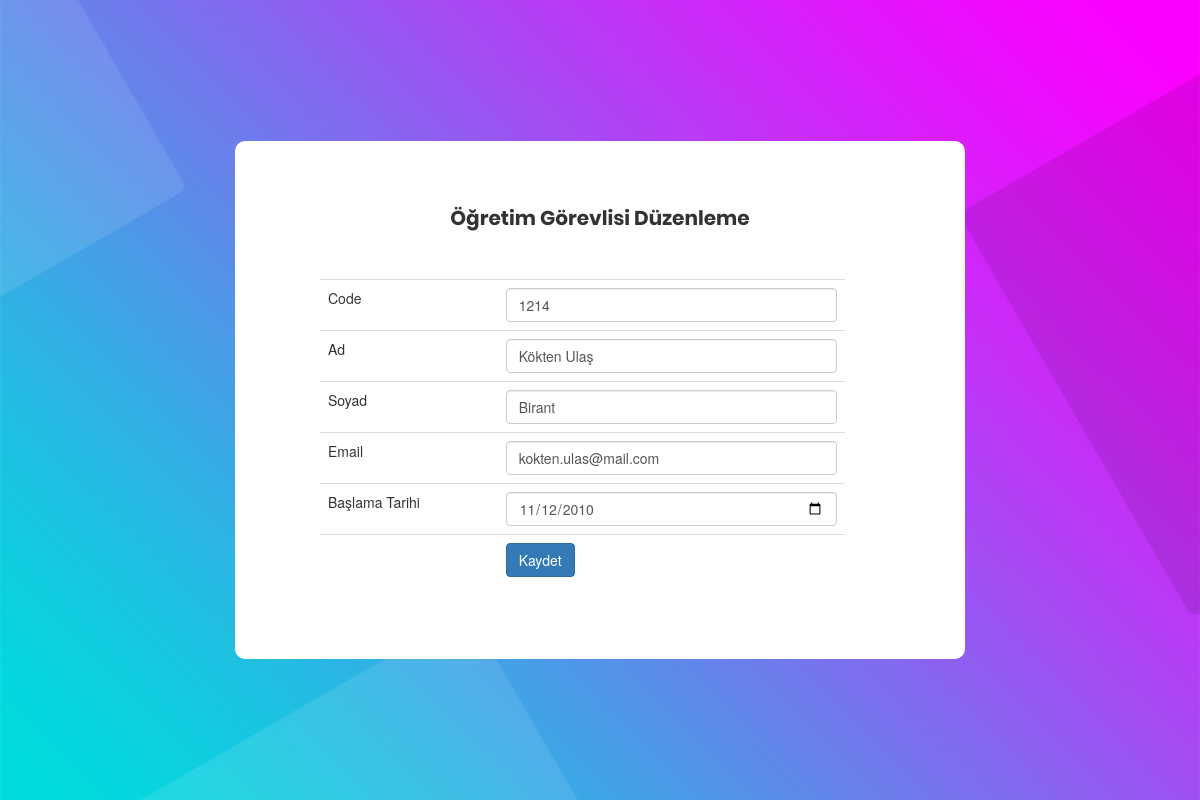
Page /facultymember_duzenle.php?id=3 on the committed database.
### tables this page shows
CREATE TABLE IF NOT EXISTS `facultymember` (
  `id` int(11) NOT NULL AUTO_INCREMENT,
  `code` varchar(255) NOT NULL,
  `name` varchar(255) NOT NULL,
  `surname` varchar(255) NOT NULL,
  `email` varchar(255) NOT NULL,
  `startdate` date NOT NULL,
  PRIMARY KEY (`id`),
  UNIQUE KEY `CODE` (`code`)
);

### facultymember_duzenle.php (the view, shortened to what this page needs)
<?php
include("db.php");
?>
<!doctype html>
<html lang="en">
<head>
	<link rel="stylesheet" type="text/css" href="vendor/bootstrap/css/bootstrap.min.css">
	<link rel="stylesheet" type="text/css" href="fonts/font-awesome-4.7.0/css/font-awesome.min.css">
	<link rel="stylesheet" type="text/css" href="fonts/iconic/css/material-design-iconic-font.min.css">
	<link rel="stylesheet" type="text/css" href="vendor/animate/animate.css">
	<link rel="stylesheet" type="text/css" href="vendor/css-hamburgers/hamburgers.min.css">
	<link rel="stylesheet" type="text/css" href="vendor/animsition/css/animsition.min.css">
	<link rel="stylesheet" type="text/css" href="vendor/select2/select2.min.css">
	<link rel="stylesheet" type="text/css" href="vendor/daterangepicker/daterangepicker.css">
	<link rel="stylesheet" type="text/css" href="css/util.css">
	<link rel="stylesheet" type="text/css" href="css/main.css">
<link rel="stylesheet" href="https://maxcdn.bootstrapcdn.com/font-awesome/4.7.0/css/font-awesome.min.css">
<link rel="stylesheet" href="https://maxcdn.bootstrapcdn.com/bootstrap/3.3.7/css/bootstrap.min.css">
</head>
<body>
		<div class="container-login100" style="background-image: url('images/bg-01.jpg');">
			<div style="width: 730px;" class="wrap-login100 p-l-55 p-r-55 p-t-65 p-b-54">
					<?php
					$sorgu = $con->query("SELECT * FROM facultymember WHERE id =".(int)$_GET['id']);
					$sonuc = $sorgu->fetch_assoc();
					?>
					<span style="font-size: 20px;" class="login100-form-title p-b-49">
						Öğretim Görevlisi Düzenleme
					</span>
					<div class="container">
					<div class="col-md-6">
					<form action="" method="post">
						<table class="table">
														<tr>
															<td>Code</td>
															<td><input type="text" name="code" class="form-control" value="<?php echo $sonuc['code'];?>"  ></td>
														</tr>
														<tr>
															<td>Ad</td>
															<td><input type="text" name="name" class="form-control" value="<?php echo $sonuc['name'];?>" ></td>
														</tr>
														<tr>
															<td>Soyad</td>
															<td><input type="text" name="surname" class="form-control" value="<?php echo $sonuc['surname'];?>" ></td>
														</tr>
														<tr>
															<td>Email</td>
															<td><input type="text" name="email" class="form-control" value="<?php echo $sonuc['email'];?>" ></td>
														</tr>
														<tr>
															<td>Başlama Tarihi</td>
															<td><input type="date" name="startdate" class="form-control" value="<?php echo $sonuc['startdate'];?>" ></td>
														</tr>
							<tr>
								<td></td>
								<td><input type="submit" class="btn btn-primary" value="Kaydet"></td>
							</tr>
						</table>
					</form>
					</div>
					</div>
			</div>
		</div>
</body>
</html>

### css/main.css (style rules this page uses)
* { margin: 0px; padding: 0px; box-sizing: border-box; }
body, html { height: 100%; font-family: Poppins-Regular, sans-serif; }
input { outline: none; border: none; }
.container-login100 { width: 100%; min-height: 100vh; display: -webkit-box; display: -webkit-flex; display: -moz-box; display: -ms-flexbox; display: flex; flex-wrap: wrap; justify-content: center; align-items: center; padding: 15px; background-repeat: no-repeat; background-position: center; background-size: cover; }
.wrap-login100 { width: 500px; background: #fff; border-radius: 10px; overflow: hidden; }
.login100-form-title { display: block; font-family: Poppins-Bold; font-size: 39px; color: #333333; line-height: 1.2; text-align: center; }

### rows in the picture
facultymember: code "1214", name "Kökten Ulaş", surname "Birant", email "kokten.ulas@mail.com", startdate "11/12/2010"
